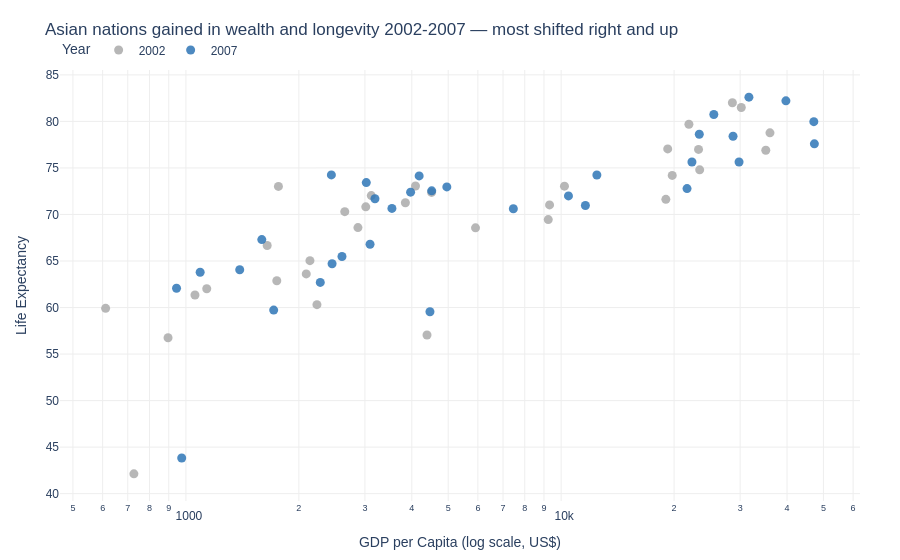

Notebook source saved alongside this figure:
### Markdown cell above
## Task 1 — Model Answer

### Code cell
# prep data

asia = df[(df['continent'] == 'Asia') & (df['year'].isin([2002, 2007]))]
asia.loc[:, 'year'] = asia.loc[:, 'year'].astype(str)

# ── Step 1: Plotly Express base chart ─────────────────────────────────────────
fig = px.scatter(
    data_frame=asia,
    x='gdpPercap',
    y='lifeExp',
    color='year',                         
    hover_name='country',
    hover_data={'year': False},
    title='Asian nations gained in wealth and longevity 2002-2007 — most shifted right and up',
    labels={'gdpPercap': 'GDP per Capita (log scale, US$)', 'lifeExp': 'Life Expectancy'},
    color_discrete_map={'2002': '#AAAAAA', '2007': '#2E75B6'},  
    log_x=True,
    height=500
)

# ── Step 2: Graph Objects customisation ───────────────────────────────────────
fig.update_traces(
    marker=dict(size=9, opacity=0.85)
)

fig.update_layout(
    plot_bgcolor='white',
    paper_bgcolor='white',
    font=dict(family='Arial', size=12),
    legend=dict(title='Year', orientation='h', y=1.08),
    margin=dict(l=60, r=40, t=70, b=40),
)

fig.update_xaxes(gridcolor='#EEEEEE')
fig.update_yaxes(gridcolor='#EEEEEE')

fig.show()

### Figure 1 — Plotly figure (JSON) as saved in the notebook; plotly's stock layout.template omitted (floating-point values rounded to 4 significant figures)
{"data": [{"customdata": [["2002"], ["2002"], ["2002"], ["2002"], ["2002"], ["2002"], ["2002"], ["2002"], ["2002"], ["2002"], ["2002"], ["2002"], ["2002"], ["2002"], ["2002"], ["2002"], ["2002"], ["2002"], ["2002"], ["2002"], ["2002"], ["2002"], ["2002"], ["2002"], ["2002"], ["2002"], ["2002"], ["2002"], ["2002"], ["2002"], ["2002"], ["2002"], ["2002"]], "hovertemplate": "<b>%{hovertext}</b><br><br>GDP per Capita (log scale, US$)=%{x}<br>Life Expectancy=%{y}<extra></extra>", "hovertext": ["Afghanistan", "Bahrain", "Bangladesh", "Cambodia", "China", "Hong Kong, China", "India", "Indonesia", "Iran", "Iraq", "Israel", "Japan", "Jordan", "Korea, Dem. Rep.", "Korea, Rep.", "Kuwait", "Lebanon", "Malaysia", "Mongolia", "Myanmar", "Nepal", "Oman", "Pakistan", "Philippines", "Saudi Arabia", "Singapore", "Sri Lanka", "Syria", "Taiwan", "Thailand", "Vietnam", "West Bank and Gaza", "Yemen, Rep."], "legendgroup": "2002", "marker": {"color": "#AAAAAA", "opacity": 0.85, "size": 9, "symbol": "circle"}, "mode": "markers", "name": "2002", "orientation": "v", "showlegend": true, "type": "scatter", "x": [726.7, 23400.0, 1136.0, 896.2, 3119.0, 30210.0, 1747.0, 2874.0, 9241.0, 4391.0, 21910.0, 28600.0, 3845.0, 1647.0, 19230.0, 35110.0, 9314.0, 10210.0, 2141.0, 611, 1057.0, 19770.0, 2093.0, 2651.0, 19010.0, 36020.0, 3015.0, 4091.0, 23240.0, 5913.0, 1764.0, 4515.0, 2235.0], "xaxis": "x", "y": [42.13, 74.8, 62.01, 56.75, 72.03, 81.5, 62.88, 68.59, 69.45, 57.05, 79.7, 82, 71.26, 66.66, 77.05, 76.9, 71.03, 73.04, 65.03, 59.91, 61.34, 74.19, 63.61, 70.3, 71.63, 78.77, 70.81, 73.05, 76.99, 68.56, 73.02, 72.37, 60.31], "yaxis": "y"}, {"customdata": [["2007"], ["2007"], ["2007"], ["2007"], ["2007"], ["2007"], ["2007"], ["2007"], ["2007"], ["2007"], ["2007"], ["2007"], ["2007"], ["2007"], ["2007"], ["2007"], ["2007"], ["2007"], ["2007"], ["2007"], ["2007"], ["2007"], ["2007"], ["2007"], ["2007"], ["2007"], ["2007"], ["2007"], ["2007"], ["2007"], ["2007"], ["2007"], ["2007"]], "hovertemplate": "<b>%{hovertext}</b><br><br>GDP per Capita (log scale, US$)=%{x}<br>Life Expectancy=%{y}<extra></extra>", "hovertext": ["Afghanistan", "Bahrain", "Bangladesh", "Cambodia", "China", "Hong Kong, China", "India", "Indonesia", "Iran", "Iraq", "Israel", "Japan", "Jordan", "Korea, Dem. Rep.", "Korea, Rep.", "Kuwait", "Lebanon", "Malaysia", "Mongolia", "Myanmar", "Nepal", "Oman", "Pakistan", "Philippines", "Saudi Arabia", "Singapore", "Sri Lanka", "Syria", "Taiwan", "Thailand", "Vietnam", "West Bank and Gaza", "Yemen, Rep."], "legendgroup": "2007", "marker": {"color": "#2E75B6", "opacity": 0.85, "size": 9, "symbol": "circle"}, "mode": "markers", "name": "2007", "orientation": "v", "showlegend": true, "type": "scatter", "x": [974.6, 29800.0, 1391.0, 1714.0, 4959.0, 39720.0, 2452.0, 3541.0, 11610.0, 4471.0, 25520.0, 31660.0, 4519.0, 1593.0, 23350.0, 47310.0, 10460.0, 12450.0, 3096.0, 944, 1091.0, 22320.0, 2606.0, 3190.0, 21650.0, 47140.0, 3970.0, 4185.0, 28720.0, 7458.0, 2442.0, 3025.0, 2281.0], "xaxis": "x", "y": [43.83, 75.64, 64.06, 59.72, 72.96, 82.21, 64.7, 70.65, 70.96, 59.55, 80.75, 82.6, 72.53, 67.3, 78.62, 77.59, 71.99, 74.24, 66.8, 62.07, 63.78, 75.64, 65.48, 71.69, 72.78, 79.97, 72.4, 74.14, 78.4, 70.62, 74.25, 73.42, 62.7], "yaxis": "y"}], "layout": {"autosize": true, "font": {"family": "Arial", "size": 12}, "legend": {"orientation": "h", "title": {"text": "Year"}, "tracegroupgap": 0, "x": 0, "y": 1.08}, "margin": {"b": 40, "l": 60, "r": 40, "t": 70}, "paper_bgcolor": "white", "plot_bgcolor": "white", "title": {"text": "Asian nations gained in wealth and longevity 2002-2007 — most shifted right and up"}, "xaxis": {"anchor": "y", "autorange": true, "domain": [0, 1], "gridcolor": "#EEEEEE", "range": [2.668, 4.793], "title": {"text": "GDP per Capita (log scale, US$)"}, "type": "log"}, "yaxis": {"anchor": "x", "autorange": true, "domain": [0, 1], "gridcolor": "#EEEEEE", "range": [39.1, 85.63], "title": {"text": "Life Expectancy"}, "type": "linear"}}}
